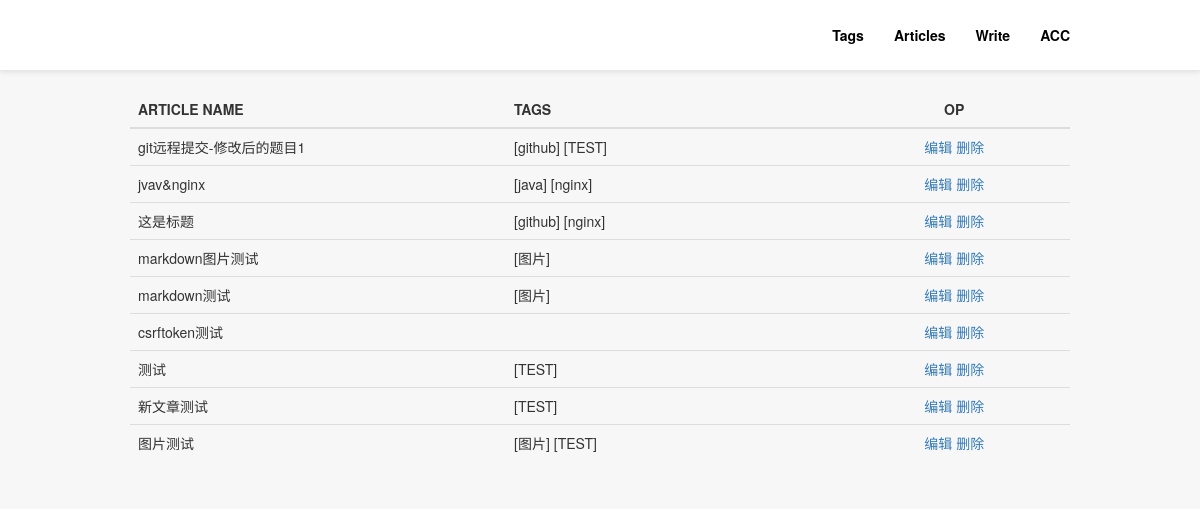
Page /hsjusj/articles_editor/ (signed in) on the earlier database version.
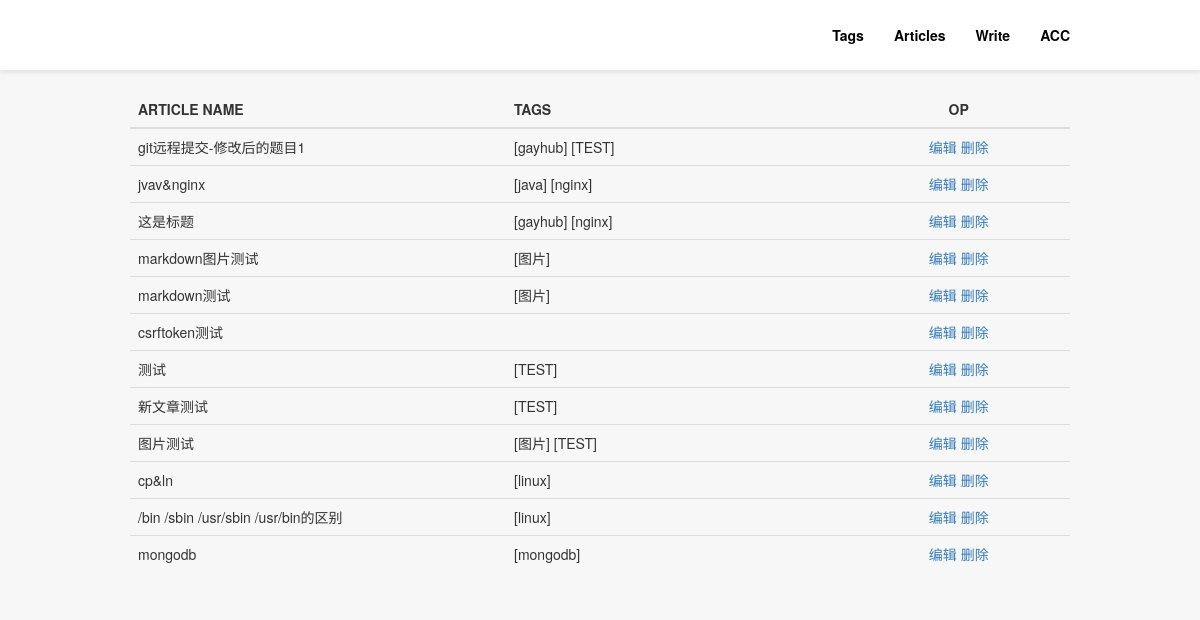
Same page on the later database version.
### blog/models.py (models this page shows)
class Articles(models.Model):
    aid = models.AutoField(primary_key=True)
    title = models.CharField(max_length=32, db_index=True)
    content = models.TextField()
    create_datetime = models.DateTimeField(auto_now_add=True, db_index=True)
    imgs = models.CharField(max_length=1024, null=True)

class ArticlesToTags(models.Model):
    article = models.ForeignKey(to='Articles', to_field='aid', on_delete=models.CASCADE)
    tag = models.ForeignKey(to='Tags', to_field='tid', on_delete=models.CASCADE)

class Tags(models.Model):
    tid = models.AutoField(primary_key=True)
    tag_name = models.CharField(max_length=18)

### adm/views.py (the view)
# urls.py: path('articles_editor/', views.articles_editor, name='articles_editor'),
def articles_editor(request):
    if request.session.get('login', None):
        if request.method == 'GET':
            articles = Articles.objects.all()
            return render(request, 'view/adm/articles_editor.html', {'articles':articles})
        elif request.method == "POST":
            articles = Articles.objects.all()
            return TemplateResponse(request, 'response/adm/articles_editor_response.html', {'articles':articles})
    else:
        return redirect('/hsjusj/login')

### templates/view/adm/articles_editor.html
{% extends "layout/adm_base.html" %}
{% block body %}
    <div class="articles-op">
        <table class="table table-hover">
            <thead>
                <tr>
                    <th>ARTICLE NAME</th>
                    <th>TAGS</th>
                    <th class="text-center">OP</th>
                </tr>
            </thead>
            <tbdoy>
                {% for article in articles %}
                    <tr>
                        <td class="article-title">
                            <a target="_blank" href="{% url 'article' article.aid %}">{{ article.title }}</a>
                        </td>
                        <td>
                            {% for articletotags in article.articlestotags_set.all %}
                                <span class="tags-item">[{{ articletotags.tag.tag_name }}]</span>
                            {% endfor %}
                        </td>
                        <td class="article-op text-center" aid="{{ article.aid }}">
                            <a target="_blank" href="{% url 'article_editor' article.aid %}" class="article-editor">编辑</a>
                            <a class="article-del">删除</a>
                        </td>
                    </tr>
                {% endfor %}
            </tbdoy>
        </table>
    </div>
{% endblock %}

Differences in the rows shown:
changed through a linked row, ArticlesToTags (number 1 of 15 on the later page): tag.tag_name "github" → "gayhub"
changed through a linked row, ArticlesToTags (number 5 of 15 on the later page): tag.tag_name "github" → "gayhub"
added Articles: title "cp&ln"
added ArticlesToTags: tag.tag_name "linux", shown under "cp&ln"
added Articles: title "/bin /sbin /usr/sbin /usr/bin的区别"
added ArticlesToTags: tag.tag_name "linux", shown under "/bin /sbin /usr/sbin /usr/bin的区别"
added Articles: title "mongodb"
added ArticlesToTags: tag.tag_name "mongodb"
